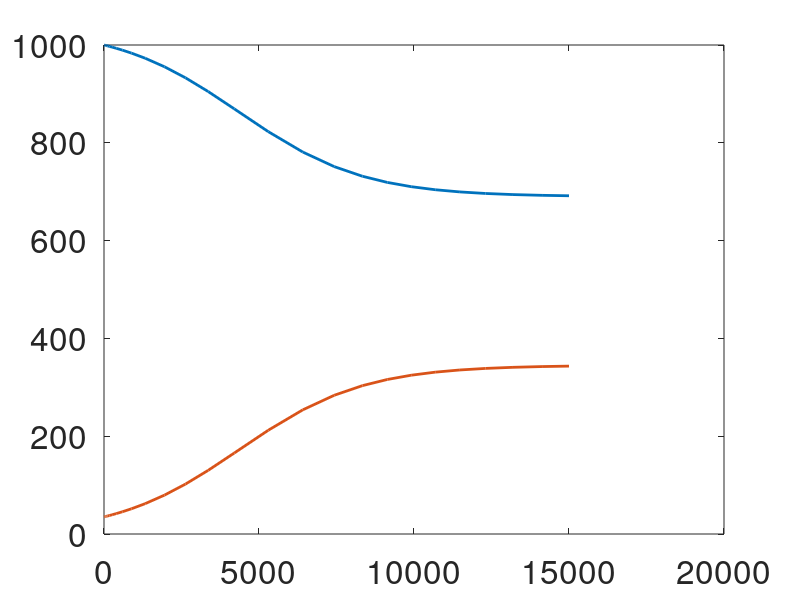

This figure's MATLAB source: (Note: this script raises an error after producing the figure.)
close all
%% Task 1
close all
clear all
global mu beta f0
% Set time
tmax = 15000;
tspan = [0 tmax];

% Set initial condition
I0 = 35;
S0 = 1000;
% I0 = 5;
% S0 = 95;
f0 = [S0;I0];
% Set parameters
% Note: For mu > Ntot*beta/2, the number of infected individuals reach a steady
%       state where S > I
mu = 1e-3; % Rate of an individual recovering from the infection
beta = 1.5*mu/sum(f0); % Rate of an individual becoming infected due to proximity 
          % to another infected individual

% Fixed point
Sfix = mu/beta;
Ifix = sum(f0)-Sfix;


% Set ode-related things
rtol = 1e-6;
atol = 1e-4;
opts = odeset('RelTol',rtol,'AbsTol',atol);

odeII = @(t,f) [mu*f(2)-beta*f(1).*f(2);-mu*f(2)+beta*f(1).*f(2)];

% Solve ode
solII = ode45(odeII,tspan,f0,opts);

% Calculate relative populations
Srel = solII.y(1,:)./(solII.y(1,:)+solII.y(2,:));
Irel = solII.y(2,:)./(solII.y(1,:)+solII.y(2,:));

% Plot(not relative)
figure('DefaultAxesFontSize',24,'DefaultLineLineWidth',2)
plot(solII.x,solII.y)
yline(Sfix)
yline(Ifix)
legend('S(t)','I(t)','S^{*}','I^{*}')


% Task 2

% Good way to find dt?
dt = 5e-2;
t = tspan(1):dt:tspan(end);
f2 = zeros(2, length(t));
f2(:,1) = f0;
tic;[t,f] = mySpread(tspan, dt);toc
%f = diseasespread(f0, dt)
figure('DefaultAxesFontSize',24,'DefaultLineLineWidth',2)
hold on
plot(t,f)
% plot(t,f2)
plot(solII.x,solII.y)
yline(Sfix)
yline(Ifix)
legend('S_{stochastic1}','I_{stochastic1}',...
    'S_{stochastic2}','I_{stochastic2}','S','I')
% Plot(relative)
figure('DefaultAxesFontSize',24,'DefaultLineLineWidth',2)
hold on
plot(solII.x,Srel)
plot(solII.x,Irel)
plot(t, f/sum(f0))
yline(Sfix/sum(f0),'-','$\rho_S = \frac{\mu}{\beta(I_0+S_0)}$','Interpreter','latex','LineWidth',4,'FontSize',28,'LabelHorizontalAlignment','left')
yline(Ifix/sum(f0),'-','$\rho_I = 1 - \frac{\mu}{\beta(I_0+S_0)}$','Interpreter',...
    'latex','LineWidth',4,'FontSize',28,'LabelVerticalAlignment','bottom','LabelHorizontalAlignment','left')
legend('$\rho_{S}$','$\rho_{I}$','$\rho_{S, stochastic}$','$\rho_{I,stochastic}$','Interpreter','latex')
xlabel('Time')
ylabel('Relative population')



%% Task 4
% clear all
close all
global neighbourCount neighbours n
% Load data
pownet = load('pownet_N100_gamma-2.5.mat');
W = pownet.W;
W(W ~= 0) = 1;
pung = graph(W);

% Number of nodes
n = size(W,1);
% Randomly distributed populations
rho = 50; % Average population per node
var = floor(rho/5); % Spread
% Population distribution: This becomes increasingly fucked the larger var
% is. Should maybe find a better way to do this in order to preserver the
% mean while still having a deviation.
% pop = var*randi([-rho rho],1,100) + rho;
% mean1 = mean(pop)
pop = randomPop(rho,n);

% Degree stuff
k = sum(W); % Degree in node
kmax = max(k); % Maximum degree in the system
kmean = mean(sum(W)); % Mean node degree

for ne = 1:n
    nbs = find(W(ne,:));
    neighbourCount(ne) = length(nbs);
    neighbours(ne,1:neighbourCount(ne)) = nbs;
end


tmax = 1000;

% Allocate population mat
popMat = zeros(tmax,length(pop));

for i = 1:tmax
    pop = mySpread2mod(W, pop); % Calculate new population
    popMat(i,:) = pop; % Insert latest population into popMat
end
% Mean of the populations for each node
popMean = mean(popMat,1);

% Fit popMean against k
p = polyfit(k, popMean, 1);

% Create fitted function and theoretical function and calculate difference
linFit = @(x) p(1)*x + p(2);
realFun = @(x) x*rho/kmean;
difference = abs(p(1)-rho/kmean)/(rho/kmean);

figure('DefaultAxesFontSize',24,'DefaultLineLineWidth',2)
hold on
scatter(k, popMean)
fplot(linFit)
fplot(realFun)
ylabel('Average number of individuals')
xlabel('Node degree')
axis([0 kmax 0 max(popMean)])
legend('Experimental data','Linear fit','Equation(3)')


%% Task 4 continued(for different gamma)
close all
pownet25 = load('pownet_N100_gamma-2.5.mat');
pownet30 = load('pownet_N100_gamma-3.0.mat');
pownet35 = load('pownet_N100_gamma-3.5.mat');
pownet40 = load('pownet_N100_gamma-4.0.mat');
W25 = pownet25.W;
W25(W25 ~= 0) = 1;
W30 = pownet30.W;
W30(W30 ~= 0) = 1;
W35 = pownet35.W;
W35(W35 ~= 0) = 1;
W40 = pownet40.W;
W40(W40 ~= 0) = 1;

% Number of nodes
n = size(W,1);
% Randomly distributed populations
rho = 50; % Average population per node
var = floor(rho/5); % Spread

pop25 = randomPop(rho,n);
pop30 = randomPop(rho,n);
pop35 = randomPop(rho,n);
pop40 = randomPop(rho,n);

k25 = sum(W25); % Degree in node
k30 = sum(W30); % Degree in node
k35 = sum(W35); % Degree in node
k40 = sum(W40); % Degree in node
kmax25 = max(k25); % Maximum degree in the system
kmax30 = max(k30); % Maximum degree in the system
kmax35 = max(k35); % Maximum degree in the system
kmax40 = max(k40); % Maximum degree in the system
kmean25 = mean(sum(W25)); % Mean node degree
kmean30 = mean(sum(W30)); % Mean node degree
kmean35 = mean(sum(W35)); % Mean node degree
kmean40 = mean(sum(W40)); % Mean node degree

tmax = 1000;

% Allocate population mat
popMat25 = zeros(tmax,length(pop25));
popMat30 = zeros(tmax,length(pop30));
popMat35 = zeros(tmax,length(pop35));
popMat40 = zeros(tmax,length(pop40));

for i = 1:tmax
    pop25 = mySpread2(W25, pop25); % Calculate new population
    pop30 = mySpread2(W30, pop30); % Calculate new population
    pop35 = mySpread2(W35, pop35); % Calculate new population
    pop40 = mySpread2(W40, pop40); % Calculate new population
    popMat25(i,:) = pop25; % Insert latest population into popMat
    popMat30(i,:) = pop30; % Insert latest population into popMat
    popMat35(i,:) = pop35; % Insert latest population into popMat
    popMat40(i,:) = pop40; % Insert latest population into popMat
end
popMean25 = popMat25(end, :);
popMean30 = popMat30(end, :);
popMean35 = popMat35(end, :);
popMean40 = popMat40(end, :);
% popMean25 = mean(popMat25(tmax-1:tmax,:),1); % Mean of the populations for each node
% popMean30 = mean(popMat30(tmax-1:tmax,:),1); % Mean of the populations for each node
% popMean35 = mean(popMat35(tmax-1:tmax,:),1); % Mean of the populations for each node
% popMean40 = mean(popMat40(tmax-1:tmax,:),1); % Mean of the populations for each node
p25 = polyfit(k25, popMean25, 1);
p30 = polyfit(k30, popMean30, 1);
p35 = polyfit(k35, popMean35, 1);
p40 = polyfit(k40, popMean40, 1);
% Create fitted function and theoretical function and calculate difference
linFit25 = @(x) p25(1)*x + p25(2);
linFit30 = @(x) p30(1)*x + p30(2);
linFit35 = @(x) p35(1)*x + p35(2);
linFit40 = @(x) p40(1)*x + p40(2);
realFun25 = @(x) x*rho/kmean25;
realFun30 = @(x) x*rho/kmean30;
realFun35 = @(x) x*rho/kmean35;
realFun40 = @(x) x*rho/kmean40;

difference25 = abs(p25(1)-rho/kmean25)/(rho/kmean25)
difference30 = abs(p30(1)-rho/kmean30)/(rho/kmean30)
difference35 = abs(p35(1)-rho/kmean35)/(rho/kmean35)
difference40 = abs(p40(1)-rho/kmean40)/(rho/kmean40)
figure('DefaultAxesFontSize',24,'DefaultLineLineWidth',2)
hold on
% scatter(k, popMean)
sz = 150;
fplot(realFun25,'LineWidth',3)
fplot(realFun30,'LineWidth',3)
fplot(realFun35,'LineWidth',3)
fplot(realFun40,'LineWidth',3)
fplot(linFit25,'--','LineWidth',3)
fplot(linFit30,'--','LineWidth',3)
fplot(linFit35,'--','LineWidth',3)
fplot(linFit40,'--','LineWidth',3)
% scatter(k25, popMean25,sz, 'o','filled','MarkerEdgeColor','black')
% scatter(k30, popMean30,2*sz, '<','filled','MarkerEdgeColor','black')
% scatter(k35, popMean35,sz, 's','filled','MarkerEdgeColor','black')
% scatter(k40, popMean40,sz, 'd','filled','MarkerEdgeColor','black')
ylabel('Average number of individuals')
xlabel('Node degree')
axis([0 kmax 0 max(popMean)])
legend('$\gamma = -2.5: \rho_k = \frac{\rho}{\left\langle k \right\rangle}k$',...
    '$\gamma = -3.0: \rho_k = \frac{\rho}{\left\langle k \right\rangle}k$',...
    '$\gamma = -3.5: \rho_k = \frac{\rho}{\left\langle k \right\rangle}k$',...
    '$\gamma = -4.0: \rho_k = \frac{\rho}{\left\langle k \right\rangle}k$',...
    '$\gamma = -2.5: Stochastic$', '$\gamma = -3.0: Stochastic$',...
    '$\gamma = -3.5: Stochastic$','$\gamma = -4.0: Stochastic$','Interpreter','latex')
    


% \rho_k = k*(\rho/kmean) slope should be rho/kmean

%% Task 5a
global betafunc status
filename = '';
status = 1;
beta = 1; mu = 2;
betafunc = 1;
Nspan = 2:4;

gammaspan = 2.5:2.5;
rhospan = .5:.1:2;
iterations = 1:10;
% avgIrel = diseasesim(Nspan, gammaspan, rhospan, iterations, 1, 1, filename);

%% Task 5a cont
close all
plot56(load('averageIrelativev1.mat'), rhospan);
%% Task 5b
rhospan = 1.5:.1:3;
filename = 'noSus';
status = 2;
% avgIrel = diseasesim(Nspan, gammaspan, rhospan, iterations, 2, 1, filename);
%% Task 5b cont
close all
plot56(load('averageIrelative-noSusv1.mat'), rhospan)
%% Task 6
filename = 'newBeta';
beta = 1; mu = .5;
betafunc = @(rhoi) 1/rhoi;
status = 3;
rhospan = .5:.1:2;
iterations = 1:10;
% avgIrel = diseasesim(Nspan, gammaspan, rhospan, iterations, 3, 0, filename);
%% Task 6 cont
plot56(load('averageIrelative-newBetav1.mat'), rhospan)
%% Task 6 bonus
% a) We try to reduce the spreading by not letting infected individuals
% travel.
filename = 'noInf';
% betafunc = 1;
status = 4;
avgIrel = diseasesim(Nspan, gammaspan, rhospan, iterations, status, 1, filename);
% b) We try to reduce the spreading by completely shutting down travel to
% and from nodes with an Irelative above a given threshold.
filename = 'quarantine';
rhospan = .5:.1:2;
status = 5;
% avgIrel = diseasesim(Nspan, gammaspan, rhospan, iterations, status, 1, filename);
%% Task 6 bonus cont
plot56(load('averageIrelative-quarantinev1.mat'),rhospan)
%% Task 6 bonus cont
plot56(load('averageIrelative-noInfv1.mat'),rhospan)